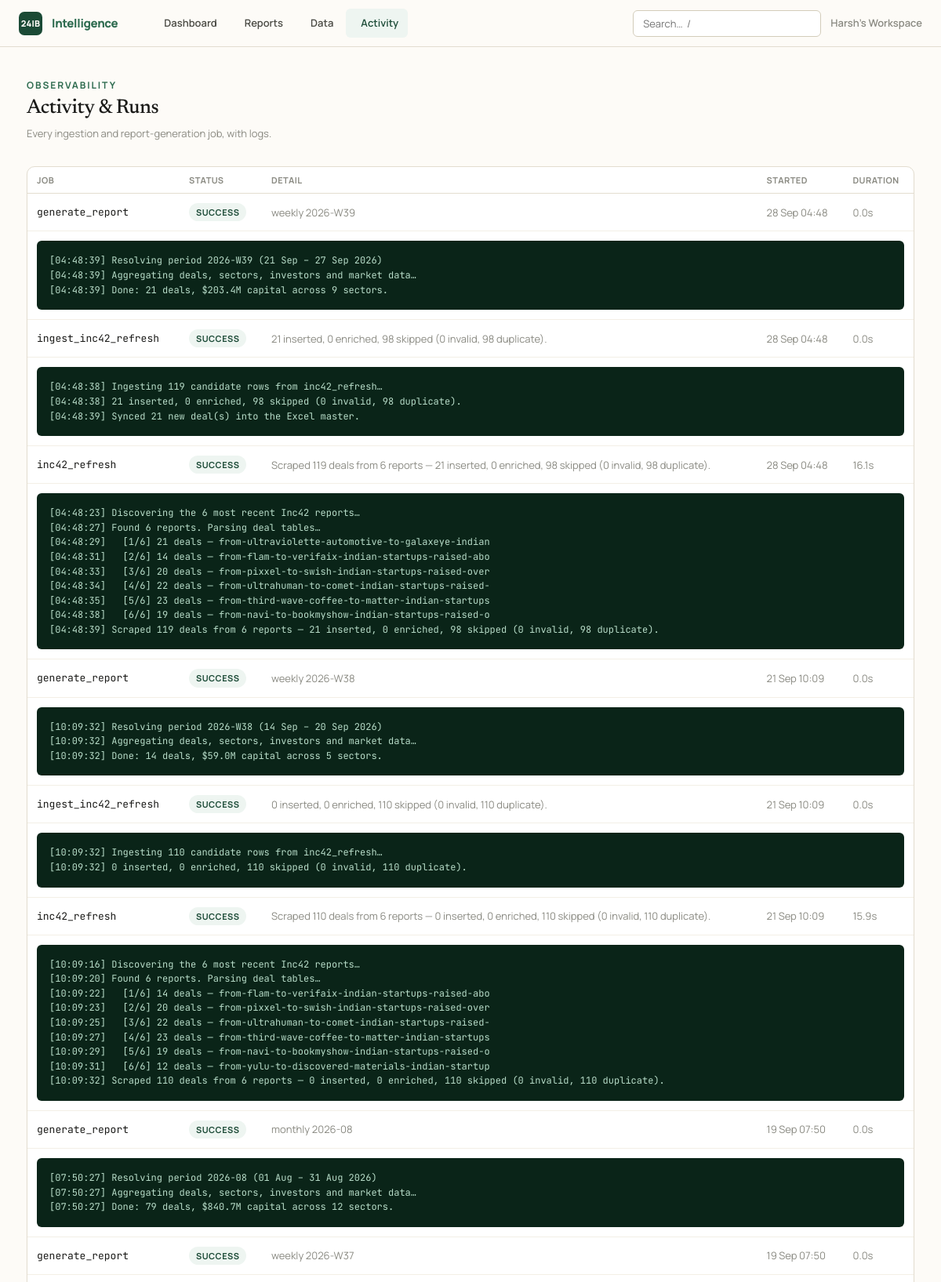
The page /activity (upper part) on the database its author committed.
### intelligence/models.py (models this page shows, shortened)
class Organization(db.Model):
    __tablename__ = "organizations"
    id: Mapped[int] = mapped_column(primary_key=True)
    name: Mapped[str] = mapped_column(String(160), nullable=False)
    slug: Mapped[str] = mapped_column(String(80), unique=True, nullable=False)
    created_at: Mapped[datetime] = mapped_column(DateTime, default=_utcnow)
    deals: Mapped[list["FundingDeal"]] = relationship(back_populates="organization", cascade="all, delete-orphan")
    reports: Mapped[list["Report"]] = relationship(back_populates="organization", cascade="all, delete-orphan")
    api_keys: Mapped[list["ApiKey"]] = relationship(back_populates="organization", cascade="all, delete-orphan")

class JobRun(db.Model):
    __tablename__ = "job_runs"
    id: Mapped[int] = mapped_column(primary_key=True)
    organization_id: Mapped[int] = mapped_column(ForeignKey("organizations.id"), nullable=True)
    kind: Mapped[str] = mapped_column(String(60), nullable=False)  # ingest_csv, generate_report, scheduled
    status: Mapped[RunStatus] = mapped_column(Enum(RunStatus), default=RunStatus.QUEUED)
    detail: Mapped[str] = mapped_column(Text, default="")
    log: Mapped[str] = mapped_column(Text, default="")
    started_at: Mapped[datetime] = mapped_column(DateTime, default=_utcnow)
    finished_at: Mapped[datetime | None] = mapped_column(DateTime, nullable=True)

### intelligence/dashboard/routes.py (the view)
@bp.route("/activity")
def runs():
    org = require_org()
    runs = db.session.scalars(
        select(JobRun).where(JobRun.organization_id == org.id).order_by(JobRun.started_at.desc()).limit(100)
    ).all()
    return render_template("dashboard/runs.html", runs=runs, active="runs")

### intelligence/__init__.py (called while the page is built)
def _register_security_headers(app: Flask) -> None:
    @app.after_request
    def _set_headers(resp):  # noqa: WPS430
        resp.headers.setdefault("X-Content-Type-Options", "nosniff")
        resp.headers.setdefault("X-Frame-Options", "SAMEORIGIN")
        resp.headers.setdefault("Referrer-Policy", "strict-origin-when-cross-origin")
        resp.headers.setdefault("Content-Security-Policy", _CSP)
        if app.config.get("SESSION_COOKIE_SECURE"):
            resp.headers.setdefault(
                "Strict-Transport-Security", "max-age=31536000; includeSubDomains"
            )
        return resp

### intelligence/clock.py (called while the page is built)
def utcnow() -> datetime:
    return datetime.now(timezone.utc).replace(tzinfo=None)

### intelligence/tenancy.py (called while the page is built, shortened)
def ensure_workspace() -> Organization:
    org = db.session.query(Organization).first()
    if org is not None:
        return org

def require_org() -> Organization:
    if "workspace" not in g:
        g.workspace = ensure_workspace()
    return g.workspace

### intelligence/templates/dashboard/runs.html (shortened to what this page needs)
{% extends "base.html" %}
{% block content %}
<div class="page-head">
  <div><div class="eyebrow">Observability</div><h1 class="page-title">Activity & Runs</h1>
  <p class="page-sub">Every ingestion and report-generation job, with logs.</p></div>
</div>
{% if runs %}
<div class="card" style="padding:0">
  <table class="table">
    <thead><tr><th>Job</th><th>Status</th><th>Detail</th><th>Started</th><th>Duration</th></tr></thead>
    <tbody>
      {% for r in runs %}
      <tr>
        <td><span class="mono">{{ r.kind }}</span></td>
        <td><span class="badge badge-{{ {'success':'green','failed':'red','running':'amber','queued':'gray'}[r.status.value] }}">{{ r.status.value }}</span></td>
        <td class="muted">{{ r.detail }}</td>
        <td class="muted">{{ r.started_at.strftime('%d %b %H:%M') }}</td>
        <td class="muted">{% if r.finished_at %}{{ '%.1fs'|format((r.finished_at - r.started_at).total_seconds()) }}{% else %}—{% endif %}</td>
      </tr>
      {% if r.log %}<tr><td colspan="5"><div class="log-box">{{ r.log }}</div></td></tr>{% endif %}
      {% endfor %}
    </tbody>
  </table>
</div>
{% else %}
<div class="empty"><h3>No activity yet</h3><p>Generate a report or import data to see job runs here.</p></div>
{% endif %}
{% endblock %}

### intelligence/templates/base.html (shortened to what this page needs)
<!doctype html>
<html lang="en">
<head>
  <link rel="stylesheet" href="{{ url_for('static', filename='css/tokens.css') }}">
  <link rel="stylesheet" href="{{ url_for('static', filename='css/app.css') }}">
</head>
<body>
  <nav class="nav">
    <a href="{{ url_for('dashboard.home') }}" class="nav-brand">
      <span class="nav-mark" aria-hidden="true">24IB</span>
      <span>Intelligence</span>
    </a>
    <div class="nav-links">
      <a class="nav-link {{ 'active' if active=='dashboard' }}" href="{{ url_for('dashboard.home') }}">Dashboard</a>
      <a class="nav-link {{ 'active' if active=='reports' }}" href="{{ url_for('reports.index') }}">Reports</a>
      <a class="nav-link {{ 'active' if active=='data' }}" href="{{ url_for('data.index') }}">Data</a>
      <a class="nav-link {{ 'active' if active=='runs' }}" href="{{ url_for('dashboard.runs') }}">Activity</a>
    </div>
    <div class="nav-right">
      <form action="{{ url_for('explore.search') }}" method="get" role="search" class="nav-search">
        <input class="input" id="global-search" type="search" name="q"
               placeholder="Search…  /" title="Press / to focus">
      </form>
      <span class="nav-org">{{ current_org.name if current_org }}</span>
    </div>
  </nav>
  {% block body %}
  <main class="container" id="main">
    {% block content %}{% endblock %}
  </main>
  {% endblock %}
</body>
</html>

### intelligence/static/css/tokens.css (style rules this page uses)
:root { --cream: #fdfbf7; --sand: #f3efe6; --sand-2: #ece7da; --border: #e3ddd0; --border-strong: #d3ccba; --ink: #1a1a18; --slate: #4a4a44; --dust: #8a8a82; --ghost: #b8b8ae; --g900: #0a2418; --g800: #1b4a36; --g700: #2d6b4f; --g600: #3d8a67; --g400: #7ab896; --g200: #b8ddc9; --g50: #eef5f1; --b700: #1f4e79; --b500: #3b82c4; --b50: #eef5fd; --r700: #9b2c2c; --r500: #d64545; --r50: #fdf0f0; --a700: #92600a; --a500: #d99a16; --a50: #fef8ec; --font-serif: 'Newsreader', Georgia, 'Times New Roman', serif; --font-sans: 'Manrope', system-ui, -apple-system, sans-serif; --font-mono: 'JetBrains Mono', ui-monospace, 'SF Mono', monospace; --text-2xs: 0.6875rem; --text-xs: 0.75rem; --text-sm: 0.8125rem; --text-base:0.9375rem; --text-md: 1.0625rem; --text-lg: 1.25rem; --text-xl: 1.5rem; --text-2xl: 2rem; --text-3xl: 2.75rem; --track-tight: -0.02em; --track-normal: 0; --track-wide: 0.04em; --track-widest: 0.16em; --sp-1: 4px; --sp-2: 8px; --sp-3: 12px; --sp-4: 16px; --sp-5: 20px; --sp-6: 24px; --sp-8: 32px; --sp-10: 40px; --sp-12: 48px; --sp-16: 64px; --sp-24: 96px; --radius-sm: 6px; --radius: 10px; --radius-lg: 16px; --shadow-sm: 0 1px 2px rgba(26,26,24,0.05); --shadow: 0 4px 16px rgba(26,26,24,0.07); --shadow-lg: 0 12px 40px rgba(26,26,24,0.10); --ease-out: cubic-bezier(0.16, 1, 0.3, 1); --ease-spring: cubic-bezier(0.34, 1.56, 0.64, 1); --dur-fast: 120ms; --dur-base: 220ms; --nav-h: 60px; --max-content: 1180px; --max-article: 760px; }

### rows shown on the page
Organization: name "Harsh's Workspace"
JobRun: kind "generate_report", status.value "SUCCESS", detail "weekly 2026-W39", started_at "28 Sep 04:48", (r.finished_at-r.started_at).total_seconds() "0.0s", log "[04:48:39] Resolving period 2026-W39 (21 Sep – 27 Sep 2026) [04:48:39] Aggregating deals, sectors, investors and market data… [04:48:39] Done: 21 deals, $203.4M capital across 9 sectors."
JobRun: kind "ingest_inc42_refresh", status.value "SUCCESS", detail "21 inserted, 0 enriched, 98 skipped (0 invalid, 98 duplicate).", started_at "28 Sep 04:48", (r.finished_at-r.started_at).total_seconds() "0.0s", log "[04:48:38] Ingesting 119 candidate rows from inc42_refresh… [04:48:38] 21 inserted, 0 enriched, 98 skipped (0 invalid, 98 duplicate). [04:48:39] Synced 21 new deal(s) into the Excel master."
JobRun: kind "inc42_refresh", status.value "SUCCESS", detail "Scraped 119 deals from 6 reports — 21 inserted, 0 enriched, 98 skipped (0 invalid, 98 duplicate).", started_at "28 Sep 04:48", (r.finished_at-r.started_at).total_seconds() "16.1s", log "[04:48:23] Discovering the 6 most recent Inc42 reports… [04:48:27] Found 6 reports. Parsing deal tables… [04:48:29] [1/6] 21 deals — from-ultraviolette-automotive-to-galaxeye-indian [04:48:31] [2/6] 14 deals — from-flam-to-verifaix-indian-startups-raised-abo [04:48:33] [3/6] 20 deals — from-pixxel-to-swish-indian-startups-raised-over [04:48:34] [4/6] 22 deals — from-ultrahuman-to-comet-indian-startups-raised- [04:48:35] [5/6] 23 deals — from-third-wave-coffee-to-matter-indian-startups [04:48:38] [6/6] 19 deals — from-navi-to-bookmyshow-indian-startups-raised-o [04:48:39] Scraped 119 deals from 6 reports — 21 inserted, 0 enriched, 98 skipped (0 invalid, 98 duplicate)."
JobRun: kind "generate_report", status.value "SUCCESS", detail "weekly 2026-W38", started_at "21 Sep 10:09", (r.finished_at-r.started_at).total_seconds() "0.0s", log "[10:09:32] Resolving period 2026-W38 (14 Sep – 20 Sep 2026) [10:09:32] Aggregating deals, sectors, investors and market data… [10:09:32] Done: 14 deals, $59.0M capital across 5 sectors."
JobRun: kind "ingest_inc42_refresh", status.value "SUCCESS", detail "0 inserted, 0 enriched, 110 skipped (0 invalid, 110 duplicate).", started_at "21 Sep 10:09", (r.finished_at-r.started_at).total_seconds() "0.0s", log "[10:09:32] Ingesting 110 candidate rows from inc42_refresh… [10:09:32] 0 inserted, 0 enriched, 110 skipped (0 invalid, 110 duplicate)."
JobRun: kind "inc42_refresh", status.value "SUCCESS", detail "Scraped 110 deals from 6 reports — 0 inserted, 0 enriched, 110 skipped (0 invalid, 110 duplicate).", started_at "21 Sep 10:09", (r.finished_at-r.started_at).total_seconds() "15.9s", log "[10:09:16] Discovering the 6 most recent Inc42 reports… [10:09:20] Found 6 reports. Parsing deal tables… [10:09:22] [1/6] 14 deals — from-flam-to-verifaix-indian-startups-raised-abo [10:09:23] [2/6] 20 deals — from-pixxel-to-swish-indian-startups-raised-over [10:09:25] [3/6] 22 deals — from-ultrahuman-to-comet-indian-startups-raised- [10:09:27] [4/6] 23 deals — from-third-wave-coffee-to-matter-indian-startups [10:09:29] [5/6] 19 deals — from-navi-to-bookmyshow-indian-startups-raised-o [10:09:31] [6/6] 12 deals — from-yulu-to-discovered-materials-indian-startup [10:09:32] Scraped 110 deals from 6 reports — 0 inserted, 0 enriched, 110 skipped (0 invalid, 110 duplicate)."
JobRun: kind "generate_report", status.value "SUCCESS", detail "monthly 2026-08", started_at "19 Sep 07:50", (r.finished_at-r.started_at).total_seconds() "0.0s", log "[07:50:27] Resolving period 2026-08 (01 Aug – 31 Aug 2026) [07:50:27] Aggregating deals, sectors, investors and market data… [07:50:27] Done: 79 deals, $840.7M capital across 12 sectors."
JobRun: kind "generate_report", status.value "SUCCESS", detail "weekly 2026-W37", started_at "19 Sep 07:50", (r.finished_at-r.started_at).total_seconds() "0.0s"
